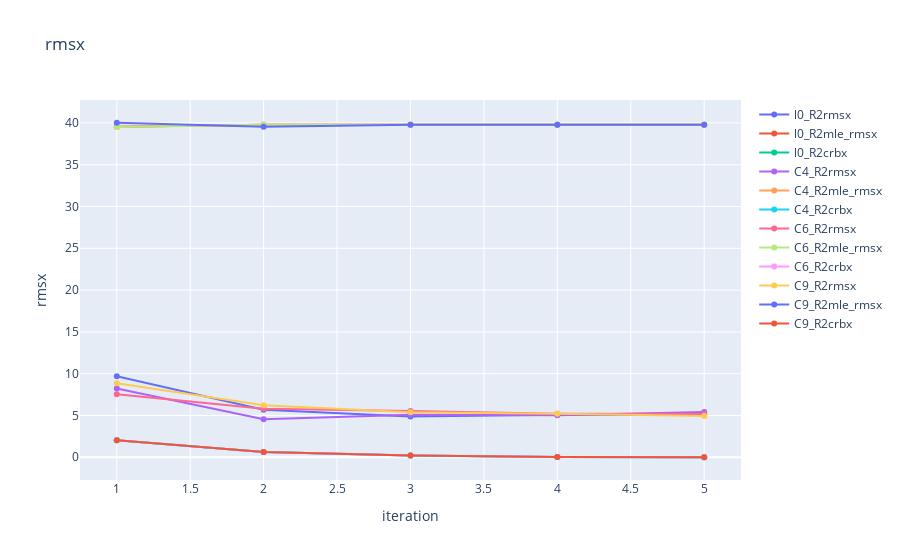
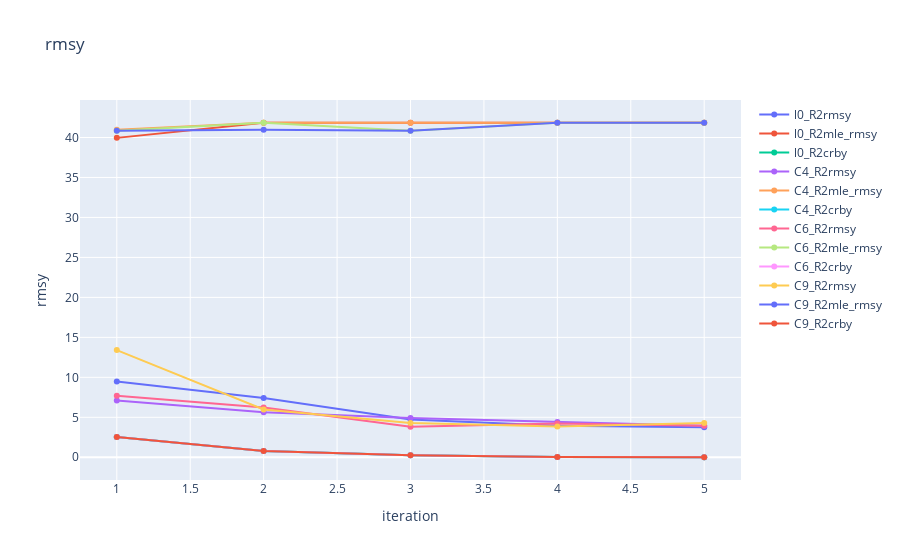
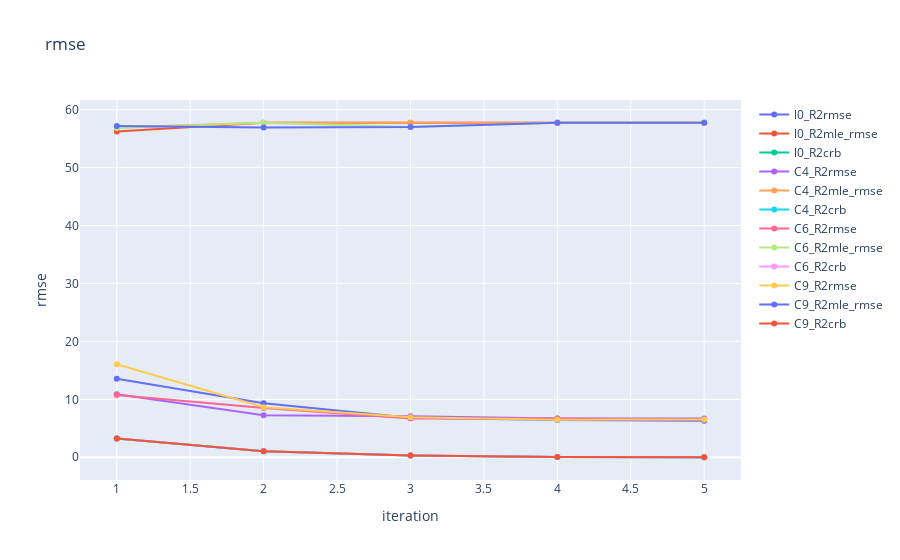

Write notebook code for charts like these, in order.
### Code cell
# plot the data
import matplotlib.pyplot as plt
import numpy as np
import matplotlib
import plotly.graph_objects as go
# load the mat files
files = ['data/matlab/fl0_R2', 'data/matlab/fl1_C4_R2', 'data/matlab/fl1_C6_R2', 'data/matlab/fl1_C9_R2']
fig1 = go.Figure()
fig2 = go.Figure()
fig3 = go.Figure()
for file in files:
    rmsx = sio.loadmat(file+'/rmsx.mat')
    rmsx = rmsx['rmsx']
    rmsy = sio.loadmat(file+'/rmsy.mat')
    rmsy = rmsy['rmsy']
    mle_rmsx = sio.loadmat(file+'/mle_rmsx.mat')
    mle_rmsx = mle_rmsx['mle_rmsx']
    mle_rmsy = sio.loadmat(file+'/mle_rmsy.mat')
    mle_rmsy = mle_rmsy['mle_rmsy']
    crbx = sio.loadmat(file+'/crbx.mat')
    crbx = crbx['crbx']
    crby = sio.loadmat(file+'/crby.mat')
    crby = crby['crby']

    # plot the rmsx
    fig1.add_trace(go.Scatter(x=np.arange(1, 101), y=rmsx[0, :], mode='lines+markers', name=file[-5:]+'rmsx'))
    fig1.add_trace(go.Scatter(x=np.arange(1, 101), y=mle_rmsx[0, :], mode='lines+markers', name=file[-5:]+'mle_rmsx'))
    fig1.add_trace(go.Scatter(x=np.arange(1, 101), y=crbx[0, :], mode='lines+markers', name=file[-5:]+'crbx'))
    fig1.update_layout(title='rmsx', xaxis_title='iteration', yaxis_title='rmsx')
    fig2.add_trace(go.Scatter(x=np.arange(1, 101), y=rmsy[0, :], mode='lines+markers', name=file[-5:]+'rmsy'))
    fig2.add_trace(go.Scatter(x=np.arange(1, 101), y=mle_rmsy[0, :], mode='lines+markers', name=file[-5:]+'mle_rmsy'))
    fig2.add_trace(go.Scatter(x=np.arange(1, 101), y=crby[0, :], mode='lines+markers', name=file[-5:]+'crby'))
    fig2.update_layout(title='rmsy', xaxis_title='iteration', yaxis_title='rmsy')
    # mean square error of x and y in each iteration
    rmse = np.sqrt(np.square(rmsx)+np.square(rmsy))
    mle_rmse = np.sqrt(np.square(mle_rmsx)+np.square(mle_rmsy))
    crb = np.sqrt(np.square(crbx)+np.square(crby))
    fig3.add_trace(go.Scatter(x=np.arange(1, 101), y=rmse[0, :], mode='lines+markers', name=file[-5:]+'rmse'))
    fig3.add_trace(go.Scatter(x=np.arange(1, 101), y=mle_rmse[0, :], mode='lines+markers', name=file[-5:]+'mle_rmse'))
    fig3.add_trace(go.Scatter(x=np.arange(1, 101), y=crb[0, :], mode='lines+markers', name=file[-5:]+'crb'))
    fig3.update_layout(title='rmse', xaxis_title='iteration', yaxis_title='rmse')
fig1.show()
fig2.show()
fig3.show()

### Figure 1 — Plotly figure (JSON) as saved in the notebook; plotly's stock layout.template omitted (floating-point values rounded to 4 significant figures)
{"data": [{"mode": "lines+markers", "name": "l0_R2rmsx", "type": "scatter", "x": [1, 2, 3, 4, 5, 6, 7, 8, 9, 10, 11, 12, 13, 14, 15, 16, 17, 18, 19, 20, 21, 22, 23, 24, 25, 26, 27, 28, 29, 30, 31, 32, 33, 34, 35, 36, 37, 38, 39, 40, 41, 42, 43, 44, 45, 46, 47, 48, 49, 50, 51, 52, 53, 54, 55, 56, 57, 58, 59, 60, 61, 62, 63, 64, 65, 66, 67, 68, 69, 70, 71, 72, 73, 74, 75, 76, 77, 78, 79, 80, 81, 82, 83, 84, 85, 86, 87, 88, 89, 90, 91, 92, 93, 94, 95, 96, 97, 98, 99, 100], "y": [9.69, 5.681, 4.884, 5.1, 5.056]}, {"mode": "lines+markers", "name": "l0_R2mle_rmsx", "type": "scatter", "x": [1, 2, 3, 4, 5, 6, 7, 8, 9, 10, 11, 12, 13, 14, 15, 16, 17, 18, 19, 20, 21, 22, 23, 24, 25, 26, 27, 28, 29, 30, 31, 32, 33, 34, 35, 36, 37, 38, 39, 40, 41, 42, 43, 44, 45, 46, 47, 48, 49, 50, 51, 52, 53, 54, 55, 56, 57, 58, 59, 60, 61, 62, 63, 64, 65, 66, 67, 68, 69, 70, 71, 72, 73, 74, 75, 76, 77, 78, 79, 80, 81, 82, 83, 84, 85, 86, 87, 88, 89, 90, 91, 92, 93, 94, 95, 96, 97, 98, 99, 100], "y": [39.53, 39.78, 39.78, 39.78, 39.78]}, {"mode": "lines+markers", "name": "l0_R2crbx", "type": "scatter", "x": [1, 2, 3, 4, 5, 6, 7, 8, 9, 10, 11, 12, 13, 14, 15, 16, 17, 18, 19, 20, 21, 22, 23, 24, 25, 26, 27, 28, 29, 30, 31, 32, 33, 34, 35, 36, 37, 38, 39, 40, 41, 42, 43, 44, 45, 46, 47, 48, 49, 50, 51, 52, 53, 54, 55, 56, 57, 58, 59, 60, 61, 62, 63, 64, 65, 66, 67, 68, 69, 70, 71, 72, 73, 74, 75, 76, 77, 78, 79, 80, 81, 82, 83, 84, 85, 86, 87, 88, 89, 90, 91, 92, 93, 94, 95, 96, 97, 98, 99, 100], "y": [2.028, 0.6413, 0.2028, 0.02028, 0.002028]}, {"mode": "lines+markers", "name": "C4_R2rmsx", "type": "scatter", "x": [1, 2, 3, 4, 5, 6, 7, 8, 9, 10, 11, 12, 13, 14, 15, 16, 17, 18, 19, 20, 21, 22, 23, 24, 25, 26, 27, 28, 29, 30, 31, 32, 33, 34, 35, 36, 37, 38, 39, 40, 41, 42, 43, 44, 45, 46, 47, 48, 49, 50, 51, 52, 53, 54, 55, 56, 57, 58, 59, 60, 61, 62, 63, 64, 65, 66, 67, 68, 69, 70, 71, 72, 73, 74, 75, 76, 77, 78, 79, 80, 81, 82, 83, 84, 85, 86, 87, 88, 89, 90, 91, 92, 93, 94, 95, 96, 97, 98, 99, 100], "y": [8.225, 4.543, 5.092, 5.04, 5.419]}, {"mode": "lines+markers", "name": "C4_R2mle_rmsx", "type": "scatter", "x": [1, 2, 3, 4, 5, 6, 7, 8, 9, 10, 11, 12, 13, 14, 15, 16, 17, 18, 19, 20, 21, 22, 23, 24, 25, 26, 27, 28, 29, 30, 31, 32, 33, 34, 35, 36, 37, 38, 39, 40, 41, 42, 43, 44, 45, 46, 47, 48, 49, 50, 51, 52, 53, 54, 55, 56, 57, 58, 59, 60, 61, 62, 63, 64, 65, 66, 67, 68, 69, 70, 71, 72, 73, 74, 75, 76, 77, 78, 79, 80, 81, 82, 83, 84, 85, 86, 87, 88, 89, 90, 91, 92, 93, 94, 95, 96, 97, 98, 99, 100], "y": [39.53, 39.78, 39.78, 39.78, 39.78]}, {"mode": "lines+markers", "name": "C4_R2crbx", "type": "scatter", "x": [1, 2, 3, 4, 5, 6, 7, 8, 9, 10, 11, 12, 13, 14, 15, 16, 17, 18, 19, 20, 21, 22, 23, 24, 25, 26, 27, 28, 29, 30, 31, 32, 33, 34, 35, 36, 37, 38, 39, 40, 41, 42, 43, 44, 45, 46, 47, 48, 49, 50, 51, 52, 53, 54, 55, 56, 57, 58, 59, 60, 61, 62, 63, 64, 65, 66, 67, 68, 69, 70, 71, 72, 73, 74, 75, 76, 77, 78, 79, 80, 81, 82, 83, 84, 85, 86, 87, 88, 89, 90, 91, 92, 93, 94, 95, 96, 97, 98, 99, 100], "y": [2.028, 0.6413, 0.2028, 0.02028, 0.002028]}, {"mode": "lines+markers", "name": "C6_R2rmsx", "type": "scatter", "x": [1, 2, 3, 4, 5, 6, 7, 8, 9, 10, 11, 12, 13, 14, 15, 16, 17, 18, 19, 20, 21, 22, 23, 24, 25, 26, 27, 28, 29, 30, 31, 32, 33, 34, 35, 36, 37, 38, 39, 40, 41, 42, 43, 44, 45, 46, 47, 48, 49, 50, 51, 52, 53, 54, 55, 56, 57, 58, 59, 60, 61, 62, 63, 64, 65, 66, 67, 68, 69, 70, 71, 72, 73, 74, 75, 76, 77, 78, 79, 80, 81, 82, 83, 84, 85, 86, 87, 88, 89, 90, 91, 92, 93, 94, 95, 96, 97, 98, 99, 100], "y": [7.526, 5.809, 5.526, 5.219, 5.169]}, {"mode": "lines+markers", "name": "C6_R2mle_rmsx", "type": "scatter", "x": [1, 2, 3, 4, 5, 6, 7, 8, 9, 10, 11, 12, 13, 14, 15, 16, 17, 18, 19, 20, 21, 22, 23, 24, 25, 26, 27, 28, 29, 30, 31, 32, 33, 34, 35, 36, 37, 38, 39, 40, 41, 42, 43, 44, 45, 46, 47, 48, 49, 50, 51, 52, 53, 54, 55, 56, 57, 58, 59, 60, 61, 62, 63, 64, 65, 66, 67, 68, 69, 70, 71, 72, 73, 74, 75, 76, 77, 78, 79, 80, 81, 82, 83, 84, 85, 86, 87, 88, 89, 90, 91, 92, 93, 94, 95, 96, 97, 98, 99, 100], "y": [39.51, 39.78, 39.78, 39.78, 39.78]}, {"mode": "lines+markers", "name": "C6_R2crbx", "type": "scatter", "x": [1, 2, 3, 4, 5, 6, 7, 8, 9, 10, 11, 12, 13, 14, 15, 16, 17, 18, 19, 20, 21, 22, 23, 24, 25, 26, 27, 28, 29, 30, 31, 32, 33, 34, 35, 36, 37, 38, 39, 40, 41, 42, 43, 44, 45, 46, 47, 48, 49, 50, 51, 52, 53, 54, 55, 56, 57, 58, 59, 60, 61, 62, 63, 64, 65, 66, 67, 68, 69, 70, 71, 72, 73, 74, 75, 76, 77, 78, 79, 80, 81, 82, 83, 84, 85, 86, 87, 88, 89, 90, 91, 92, 93, 94, 95, 96, 97, 98, 99, 100], "y": [2.028, 0.6413, 0.2028, 0.02028, 0.002028]}, {"mode": "lines+markers", "name": "C9_R2rmsx", "type": "scatter", "x": [1, 2, 3, 4, 5, 6, 7, 8, 9, 10, 11, 12, 13, 14, 15, 16, 17, 18, 19, 20, 21, 22, 23, 24, 25, 26, 27, 28, 29, 30, 31, 32, 33, 34, 35, 36, 37, 38, 39, 40, 41, 42, 43, 44, 45, 46, 47, 48, 49, 50, 51, 52, 53, 54, 55, 56, 57, 58, 59, 60, 61, 62, 63, 64, 65, 66, 67, 68, 69, 70, 71, 72, 73, 74, 75, 76, 77, 78, 79, 80, 81, 82, 83, 84, 85, 86, 87, 88, 89, 90, 91, 92, 93, 94, 95, 96, 97, 98, 99, 100], "y": [8.854, 6.224, 5.382, 5.216, 4.942]}, {"mode": "lines+markers", "name": "C9_R2mle_rmsx", "type": "scatter", "x": [1, 2, 3, 4, 5, 6, 7, 8, 9, 10, 11, 12, 13, 14, 15, 16, 17, 18, 19, 20, 21, 22, 23, 24, 25, 26, 27, 28, 29, 30, 31, 32, 33, 34, 35, 36, 37, 38, 39, 40, 41, 42, 43, 44, 45, 46, 47, 48, 49, 50, 51, 52, 53, 54, 55, 56, 57, 58, 59, 60, 61, 62, 63, 64, 65, 66, 67, 68, 69, 70, 71, 72, 73, 74, 75, 76, 77, 78, 79, 80, 81, 82, 83, 84, 85, 86, 87, 88, 89, 90, 91, 92, 93, 94, 95, 96, 97, 98, 99, 100], "y": [40.02, 39.53, 39.78, 39.78, 39.78]}, {"mode": "lines+markers", "name": "C9_R2crbx", "type": "scatter", "x": [1, 2, 3, 4, 5, 6, 7, 8, 9, 10, 11, 12, 13, 14, 15, 16, 17, 18, 19, 20, 21, 22, 23, 24, 25, 26, 27, 28, 29, 30, 31, 32, 33, 34, 35, 36, 37, 38, 39, 40, 41, 42, 43, 44, 45, 46, 47, 48, 49, 50, 51, 52, 53, 54, 55, 56, 57, 58, 59, 60, 61, 62, 63, 64, 65, 66, 67, 68, 69, 70, 71, 72, 73, 74, 75, 76, 77, 78, 79, 80, 81, 82, 83, 84, 85, 86, 87, 88, 89, 90, 91, 92, 93, 94, 95, 96, 97, 98, 99, 100], "y": [2.028, 0.6413, 0.2028, 0.02028, 0.002028]}], "layout": {"title": {"text": "rmsx"}, "xaxis": {"title": {"text": "iteration"}}, "yaxis": {"title": {"text": "rmsx"}}}}

### Figure 2 — Plotly figure (JSON) as saved in the notebook; plotly's stock layout.template omitted (floating-point values rounded to 4 significant figures)
{"data": [{"mode": "lines+markers", "name": "l0_R2rmsy", "type": "scatter", "x": [1, 2, 3, 4, 5, 6, 7, 8, 9, 10, 11, 12, 13, 14, 15, 16, 17, 18, 19, 20, 21, 22, 23, 24, 25, 26, 27, 28, 29, 30, 31, 32, 33, 34, 35, 36, 37, 38, 39, 40, 41, 42, 43, 44, 45, 46, 47, 48, 49, 50, 51, 52, 53, 54, 55, 56, 57, 58, 59, 60, 61, 62, 63, 64, 65, 66, 67, 68, 69, 70, 71, 72, 73, 74, 75, 76, 77, 78, 79, 80, 81, 82, 83, 84, 85, 86, 87, 88, 89, 90, 91, 92, 93, 94, 95, 96, 97, 98, 99, 100], "y": [9.472, 7.406, 4.74, 3.939, 3.749]}, {"mode": "lines+markers", "name": "l0_R2mle_rmsy", "type": "scatter", "x": [1, 2, 3, 4, 5, 6, 7, 8, 9, 10, 11, 12, 13, 14, 15, 16, 17, 18, 19, 20, 21, 22, 23, 24, 25, 26, 27, 28, 29, 30, 31, 32, 33, 34, 35, 36, 37, 38, 39, 40, 41, 42, 43, 44, 45, 46, 47, 48, 49, 50, 51, 52, 53, 54, 55, 56, 57, 58, 59, 60, 61, 62, 63, 64, 65, 66, 67, 68, 69, 70, 71, 72, 73, 74, 75, 76, 77, 78, 79, 80, 81, 82, 83, 84, 85, 86, 87, 88, 89, 90, 91, 92, 93, 94, 95, 96, 97, 98, 99, 100], "y": [39.95, 41.85, 41.85, 41.85, 41.85]}, {"mode": "lines+markers", "name": "l0_R2crby", "type": "scatter", "x": [1, 2, 3, 4, 5, 6, 7, 8, 9, 10, 11, 12, 13, 14, 15, 16, 17, 18, 19, 20, 21, 22, 23, 24, 25, 26, 27, 28, 29, 30, 31, 32, 33, 34, 35, 36, 37, 38, 39, 40, 41, 42, 43, 44, 45, 46, 47, 48, 49, 50, 51, 52, 53, 54, 55, 56, 57, 58, 59, 60, 61, 62, 63, 64, 65, 66, 67, 68, 69, 70, 71, 72, 73, 74, 75, 76, 77, 78, 79, 80, 81, 82, 83, 84, 85, 86, 87, 88, 89, 90, 91, 92, 93, 94, 95, 96, 97, 98, 99, 100], "y": [2.524, 0.798, 0.2524, 0.02524, 0.002524]}, {"mode": "lines+markers", "name": "C4_R2rmsy", "type": "scatter", "x": [1, 2, 3, 4, 5, 6, 7, 8, 9, 10, 11, 12, 13, 14, 15, 16, 17, 18, 19, 20, 21, 22, 23, 24, 25, 26, 27, 28, 29, 30, 31, 32, 33, 34, 35, 36, 37, 38, 39, 40, 41, 42, 43, 44, 45, 46, 47, 48, 49, 50, 51, 52, 53, 54, 55, 56, 57, 58, 59, 60, 61, 62, 63, 64, 65, 66, 67, 68, 69, 70, 71, 72, 73, 74, 75, 76, 77, 78, 79, 80, 81, 82, 83, 84, 85, 86, 87, 88, 89, 90, 91, 92, 93, 94, 95, 96, 97, 98, 99, 100], "y": [7.098, 5.629, 4.908, 4.415, 3.957]}, {"mode": "lines+markers", "name": "C4_R2mle_rmsy", "type": "scatter", "x": [1, 2, 3, 4, 5, 6, 7, 8, 9, 10, 11, 12, 13, 14, 15, 16, 17, 18, 19, 20, 21, 22, 23, 24, 25, 26, 27, 28, 29, 30, 31, 32, 33, 34, 35, 36, 37, 38, 39, 40, 41, 42, 43, 44, 45, 46, 47, 48, 49, 50, 51, 52, 53, 54, 55, 56, 57, 58, 59, 60, 61, 62, 63, 64, 65, 66, 67, 68, 69, 70, 71, 72, 73, 74, 75, 76, 77, 78, 79, 80, 81, 82, 83, 84, 85, 86, 87, 88, 89, 90, 91, 92, 93, 94, 95, 96, 97, 98, 99, 100], "y": [40.97, 41.85, 41.85, 41.85, 41.85]}, {"mode": "lines+markers", "name": "C4_R2crby", "type": "scatter", "x": [1, 2, 3, 4, 5, 6, 7, 8, 9, 10, 11, 12, 13, 14, 15, 16, 17, 18, 19, 20, 21, 22, 23, 24, 25, 26, 27, 28, 29, 30, 31, 32, 33, 34, 35, 36, 37, 38, 39, 40, 41, 42, 43, 44, 45, 46, 47, 48, 49, 50, 51, 52, 53, 54, 55, 56, 57, 58, 59, 60, 61, 62, 63, 64, 65, 66, 67, 68, 69, 70, 71, 72, 73, 74, 75, 76, 77, 78, 79, 80, 81, 82, 83, 84, 85, 86, 87, 88, 89, 90, 91, 92, 93, 94, 95, 96, 97, 98, 99, 100], "y": [2.524, 0.798, 0.2524, 0.02524, 0.002524]}, {"mode": "lines+markers", "name": "C6_R2rmsy", "type": "scatter", "x": [1, 2, 3, 4, 5, 6, 7, 8, 9, 10, 11, 12, 13, 14, 15, 16, 17, 18, 19, 20, 21, 22, 23, 24, 25, 26, 27, 28, 29, 30, 31, 32, 33, 34, 35, 36, 37, 38, 39, 40, 41, 42, 43, 44, 45, 46, 47, 48, 49, 50, 51, 52, 53, 54, 55, 56, 57, 58, 59, 60, 61, 62, 63, 64, 65, 66, 67, 68, 69, 70, 71, 72, 73, 74, 75, 76, 77, 78, 79, 80, 81, 82, 83, 84, 85, 86, 87, 88, 89, 90, 91, 92, 93, 94, 95, 96, 97, 98, 99, 100], "y": [7.702, 6.213, 3.806, 4.22, 3.937]}, {"mode": "lines+markers", "name": "C6_R2mle_rmsy", "type": "scatter", "x": [1, 2, 3, 4, 5, 6, 7, 8, 9, 10, 11, 12, 13, 14, 15, 16, 17, 18, 19, 20, 21, 22, 23, 24, 25, 26, 27, 28, 29, 30, 31, 32, 33, 34, 35, 36, 37, 38, 39, 40, 41, 42, 43, 44, 45, 46, 47, 48, 49, 50, 51, 52, 53, 54, 55, 56, 57, 58, 59, 60, 61, 62, 63, 64, 65, 66, 67, 68, 69, 70, 71, 72, 73, 74, 75, 76, 77, 78, 79, 80, 81, 82, 83, 84, 85, 86, 87, 88, 89, 90, 91, 92, 93, 94, 95, 96, 97, 98, 99, 100], "y": [40.86, 41.85, 40.86, 41.85, 41.85]}, {"mode": "lines+markers", "name": "C6_R2crby", "type": "scatter", "x": [1, 2, 3, 4, 5, 6, 7, 8, 9, 10, 11, 12, 13, 14, 15, 16, 17, 18, 19, 20, 21, 22, 23, 24, 25, 26, 27, 28, 29, 30, 31, 32, 33, 34, 35, 36, 37, 38, 39, 40, 41, 42, 43, 44, 45, 46, 47, 48, 49, 50, 51, 52, 53, 54, 55, 56, 57, 58, 59, 60, 61, 62, 63, 64, 65, 66, 67, 68, 69, 70, 71, 72, 73, 74, 75, 76, 77, 78, 79, 80, 81, 82, 83, 84, 85, 86, 87, 88, 89, 90, 91, 92, 93, 94, 95, 96, 97, 98, 99, 100], "y": [2.524, 0.798, 0.2524, 0.02524, 0.002524]}, {"mode": "lines+markers", "name": "C9_R2rmsy", "type": "scatter", "x": [1, 2, 3, 4, 5, 6, 7, 8, 9, 10, 11, 12, 13, 14, 15, 16, 17, 18, 19, 20, 21, 22, 23, 24, 25, 26, 27, 28, 29, 30, 31, 32, 33, 34, 35, 36, 37, 38, 39, 40, 41, 42, 43, 44, 45, 46, 47, 48, 49, 50, 51, 52, 53, 54, 55, 56, 57, 58, 59, 60, 61, 62, 63, 64, 65, 66, 67, 68, 69, 70, 71, 72, 73, 74, 75, 76, 77, 78, 79, 80, 81, 82, 83, 84, 85, 86, 87, 88, 89, 90, 91, 92, 93, 94, 95, 96, 97, 98, 99, 100], "y": [13.41, 5.974, 4.295, 3.841, 4.276]}, {"mode": "lines+markers", "name": "C9_R2mle_rmsy", "type": "scatter", "x": [1, 2, 3, 4, 5, 6, 7, 8, 9, 10, 11, 12, 13, 14, 15, 16, 17, 18, 19, 20, 21, 22, 23, 24, 25, 26, 27, 28, 29, 30, 31, 32, 33, 34, 35, 36, 37, 38, 39, 40, 41, 42, 43, 44, 45, 46, 47, 48, 49, 50, 51, 52, 53, 54, 55, 56, 57, 58, 59, 60, 61, 62, 63, 64, 65, 66, 67, 68, 69, 70, 71, 72, 73, 74, 75, 76, 77, 78, 79, 80, 81, 82, 83, 84, 85, 86, 87, 88, 89, 90, 91, 92, 93, 94, 95, 96, 97, 98, 99, 100], "y": [40.86, 40.97, 40.86, 41.85, 41.85]}, {"mode": "lines+markers", "name": "C9_R2crby", "type": "scatter", "x": [1, 2, 3, 4, 5, 6, 7, 8, 9, 10, 11, 12, 13, 14, 15, 16, 17, 18, 19, 20, 21, 22, 23, 24, 25, 26, 27, 28, 29, 30, 31, 32, 33, 34, 35, 36, 37, 38, 39, 40, 41, 42, 43, 44, 45, 46, 47, 48, 49, 50, 51, 52, 53, 54, 55, 56, 57, 58, 59, 60, 61, 62, 63, 64, 65, 66, 67, 68, 69, 70, 71, 72, 73, 74, 75, 76, 77, 78, 79, 80, 81, 82, 83, 84, 85, 86, 87, 88, 89, 90, 91, 92, 93, 94, 95, 96, 97, 98, 99, 100], "y": [2.524, 0.798, 0.2524, 0.02524, 0.002524]}], "layout": {"title": {"text": "rmsy"}, "xaxis": {"title": {"text": "iteration"}}, "yaxis": {"title": {"text": "rmsy"}}}}

### Figure 3 — Plotly figure (JSON) as saved in the notebook; plotly's stock layout.template omitted (floating-point values rounded to 4 significant figures)
{"data": [{"mode": "lines+markers", "name": "l0_R2rmse", "type": "scatter", "x": [1, 2, 3, 4, 5, 6, 7, 8, 9, 10, 11, 12, 13, 14, 15, 16, 17, 18, 19, 20, 21, 22, 23, 24, 25, 26, 27, 28, 29, 30, 31, 32, 33, 34, 35, 36, 37, 38, 39, 40, 41, 42, 43, 44, 45, 46, 47, 48, 49, 50, 51, 52, 53, 54, 55, 56, 57, 58, 59, 60, 61, 62, 63, 64, 65, 66, 67, 68, 69, 70, 71, 72, 73, 74, 75, 76, 77, 78, 79, 80, 81, 82, 83, 84, 85, 86, 87, 88, 89, 90, 91, 92, 93, 94, 95, 96, 97, 98, 99, 100], "y": [13.55, 9.334, 6.806, 6.444, 6.294]}, {"mode": "lines+markers", "name": "l0_R2mle_rmse", "type": "scatter", "x": [1, 2, 3, 4, 5, 6, 7, 8, 9, 10, 11, 12, 13, 14, 15, 16, 17, 18, 19, 20, 21, 22, 23, 24, 25, 26, 27, 28, 29, 30, 31, 32, 33, 34, 35, 36, 37, 38, 39, 40, 41, 42, 43, 44, 45, 46, 47, 48, 49, 50, 51, 52, 53, 54, 55, 56, 57, 58, 59, 60, 61, 62, 63, 64, 65, 66, 67, 68, 69, 70, 71, 72, 73, 74, 75, 76, 77, 78, 79, 80, 81, 82, 83, 84, 85, 86, 87, 88, 89, 90, 91, 92, 93, 94, 95, 96, 97, 98, 99, 100], "y": [56.21, 57.74, 57.74, 57.74, 57.74]}, {"mode": "lines+markers", "name": "l0_R2crb", "type": "scatter", "x": [1, 2, 3, 4, 5, 6, 7, 8, 9, 10, 11, 12, 13, 14, 15, 16, 17, 18, 19, 20, 21, 22, 23, 24, 25, 26, 27, 28, 29, 30, 31, 32, 33, 34, 35, 36, 37, 38, 39, 40, 41, 42, 43, 44, 45, 46, 47, 48, 49, 50, 51, 52, 53, 54, 55, 56, 57, 58, 59, 60, 61, 62, 63, 64, 65, 66, 67, 68, 69, 70, 71, 72, 73, 74, 75, 76, 77, 78, 79, 80, 81, 82, 83, 84, 85, 86, 87, 88, 89, 90, 91, 92, 93, 94, 95, 96, 97, 98, 99, 100], "y": [3.237, 1.024, 0.3237, 0.03237, 0.003237]}, {"mode": "lines+markers", "name": "C4_R2rmse", "type": "scatter", "x": [1, 2, 3, 4, 5, 6, 7, 8, 9, 10, 11, 12, 13, 14, 15, 16, 17, 18, 19, 20, 21, 22, 23, 24, 25, 26, 27, 28, 29, 30, 31, 32, 33, 34, 35, 36, 37, 38, 39, 40, 41, 42, 43, 44, 45, 46, 47, 48, 49, 50, 51, 52, 53, 54, 55, 56, 57, 58, 59, 60, 61, 62, 63, 64, 65, 66, 67, 68, 69, 70, 71, 72, 73, 74, 75, 76, 77, 78, 79, 80, 81, 82, 83, 84, 85, 86, 87, 88, 89, 90, 91, 92, 93, 94, 95, 96, 97, 98, 99, 100], "y": [10.86, 7.234, 7.072, 6.7, 6.71]}, {"mode": "lines+markers", "name": "C4_R2mle_rmse", "type": "scatter", "x": [1, 2, 3, 4, 5, 6, 7, 8, 9, 10, 11, 12, 13, 14, 15, 16, 17, 18, 19, 20, 21, 22, 23, 24, 25, 26, 27, 28, 29, 30, 31, 32, 33, 34, 35, 36, 37, 38, 39, 40, 41, 42, 43, 44, 45, 46, 47, 48, 49, 50, 51, 52, 53, 54, 55, 56, 57, 58, 59, 60, 61, 62, 63, 64, 65, 66, 67, 68, 69, 70, 71, 72, 73, 74, 75, 76, 77, 78, 79, 80, 81, 82, 83, 84, 85, 86, 87, 88, 89, 90, 91, 92, 93, 94, 95, 96, 97, 98, 99, 100], "y": [56.93, 57.74, 57.74, 57.74, 57.74]}, {"mode": "lines+markers", "name": "C4_R2crb", "type": "scatter", "x": [1, 2, 3, 4, 5, 6, 7, 8, 9, 10, 11, 12, 13, 14, 15, 16, 17, 18, 19, 20, 21, 22, 23, 24, 25, 26, 27, 28, 29, 30, 31, 32, 33, 34, 35, 36, 37, 38, 39, 40, 41, 42, 43, 44, 45, 46, 47, 48, 49, 50, 51, 52, 53, 54, 55, 56, 57, 58, 59, 60, 61, 62, 63, 64, 65, 66, 67, 68, 69, 70, 71, 72, 73, 74, 75, 76, 77, 78, 79, 80, 81, 82, 83, 84, 85, 86, 87, 88, 89, 90, 91, 92, 93, 94, 95, 96, 97, 98, 99, 100], "y": [3.237, 1.024, 0.3237, 0.03237, 0.003237]}, {"mode": "lines+markers", "name": "C6_R2rmse", "type": "scatter", "x": [1, 2, 3, 4, 5, 6, 7, 8, 9, 10, 11, 12, 13, 14, 15, 16, 17, 18, 19, 20, 21, 22, 23, 24, 25, 26, 27, 28, 29, 30, 31, 32, 33, 34, 35, 36, 37, 38, 39, 40, 41, 42, 43, 44, 45, 46, 47, 48, 49, 50, 51, 52, 53, 54, 55, 56, 57, 58, 59, 60, 61, 62, 63, 64, 65, 66, 67, 68, 69, 70, 71, 72, 73, 74, 75, 76, 77, 78, 79, 80, 81, 82, 83, 84, 85, 86, 87, 88, 89, 90, 91, 92, 93, 94, 95, 96, 97, 98, 99, 100], "y": [10.77, 8.506, 6.71, 6.712, 6.498]}, {"mode": "lines+markers", "name": "C6_R2mle_rmse", "type": "scatter", "x": [1, 2, 3, 4, 5, 6, 7, 8, 9, 10, 11, 12, 13, 14, 15, 16, 17, 18, 19, 20, 21, 22, 23, 24, 25, 26, 27, 28, 29, 30, 31, 32, 33, 34, 35, 36, 37, 38, 39, 40, 41, 42, 43, 44, 45, 46, 47, 48, 49, 50, 51, 52, 53, 54, 55, 56, 57, 58, 59, 60, 61, 62, 63, 64, 65, 66, 67, 68, 69, 70, 71, 72, 73, 74, 75, 76, 77, 78, 79, 80, 81, 82, 83, 84, 85, 86, 87, 88, 89, 90, 91, 92, 93, 94, 95, 96, 97, 98, 99, 100], "y": [56.83, 57.74, 57.02, 57.74, 57.74]}, {"mode": "lines+markers", "name": "C6_R2crb", "type": "scatter", "x": [1, 2, 3, 4, 5, 6, 7, 8, 9, 10, 11, 12, 13, 14, 15, 16, 17, 18, 19, 20, 21, 22, 23, 24, 25, 26, 27, 28, 29, 30, 31, 32, 33, 34, 35, 36, 37, 38, 39, 40, 41, 42, 43, 44, 45, 46, 47, 48, 49, 50, 51, 52, 53, 54, 55, 56, 57, 58, 59, 60, 61, 62, 63, 64, 65, 66, 67, 68, 69, 70, 71, 72, 73, 74, 75, 76, 77, 78, 79, 80, 81, 82, 83, 84, 85, 86, 87, 88, 89, 90, 91, 92, 93, 94, 95, 96, 97, 98, 99, 100], "y": [3.237, 1.024, 0.3237, 0.03237, 0.003237]}, {"mode": "lines+markers", "name": "C9_R2rmse", "type": "scatter", "x": [1, 2, 3, 4, 5, 6, 7, 8, 9, 10, 11, 12, 13, 14, 15, 16, 17, 18, 19, 20, 21, 22, 23, 24, 25, 26, 27, 28, 29, 30, 31, 32, 33, 34, 35, 36, 37, 38, 39, 40, 41, 42, 43, 44, 45, 46, 47, 48, 49, 50, 51, 52, 53, 54, 55, 56, 57, 58, 59, 60, 61, 62, 63, 64, 65, 66, 67, 68, 69, 70, 71, 72, 73, 74, 75, 76, 77, 78, 79, 80, 81, 82, 83, 84, 85, 86, 87, 88, 89, 90, 91, 92, 93, 94, 95, 96, 97, 98, 99, 100], "y": [16.07, 8.627, 6.886, 6.477, 6.536]}, {"mode": "lines+markers", "name": "C9_R2mle_rmse", "type": "scatter", "x": [1, 2, 3, 4, 5, 6, 7, 8, 9, 10, 11, 12, 13, 14, 15, 16, 17, 18, 19, 20, 21, 22, 23, 24, 25, 26, 27, 28, 29, 30, 31, 32, 33, 34, 35, 36, 37, 38, 39, 40, 41, 42, 43, 44, 45, 46, 47, 48, 49, 50, 51, 52, 53, 54, 55, 56, 57, 58, 59, 60, 61, 62, 63, 64, 65, 66, 67, 68, 69, 70, 71, 72, 73, 74, 75, 76, 77, 78, 79, 80, 81, 82, 83, 84, 85, 86, 87, 88, 89, 90, 91, 92, 93, 94, 95, 96, 97, 98, 99, 100], "y": [57.19, 56.93, 57.02, 57.74, 57.74]}, {"mode": "lines+markers", "name": "C9_R2crb", "type": "scatter", "x": [1, 2, 3, 4, 5, 6, 7, 8, 9, 10, 11, 12, 13, 14, 15, 16, 17, 18, 19, 20, 21, 22, 23, 24, 25, 26, 27, 28, 29, 30, 31, 32, 33, 34, 35, 36, 37, 38, 39, 40, 41, 42, 43, 44, 45, 46, 47, 48, 49, 50, 51, 52, 53, 54, 55, 56, 57, 58, 59, 60, 61, 62, 63, 64, 65, 66, 67, 68, 69, 70, 71, 72, 73, 74, 75, 76, 77, 78, 79, 80, 81, 82, 83, 84, 85, 86, 87, 88, 89, 90, 91, 92, 93, 94, 95, 96, 97, 98, 99, 100], "y": [3.237, 1.024, 0.3237, 0.03237, 0.003237]}], "layout": {"title": {"text": "rmse"}, "xaxis": {"title": {"text": "iteration"}}, "yaxis": {"title": {"text": "rmse"}}}}
